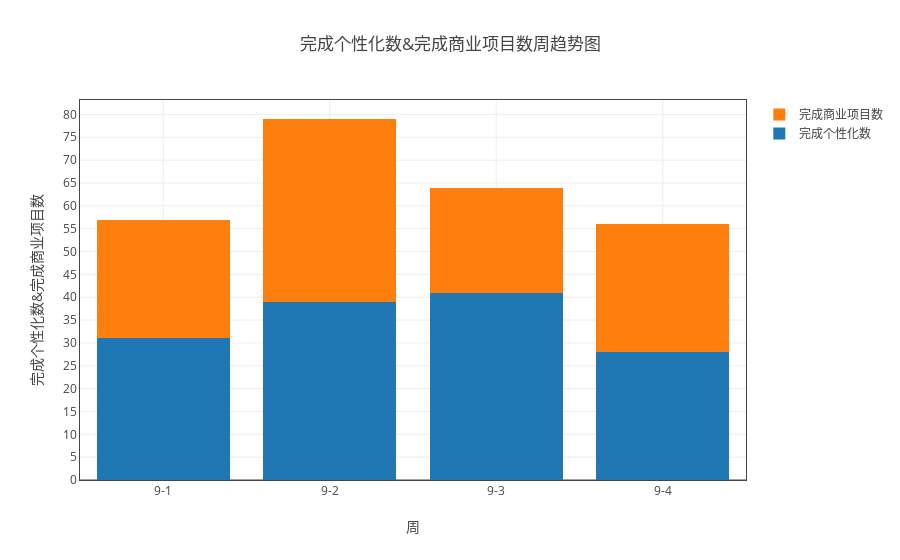
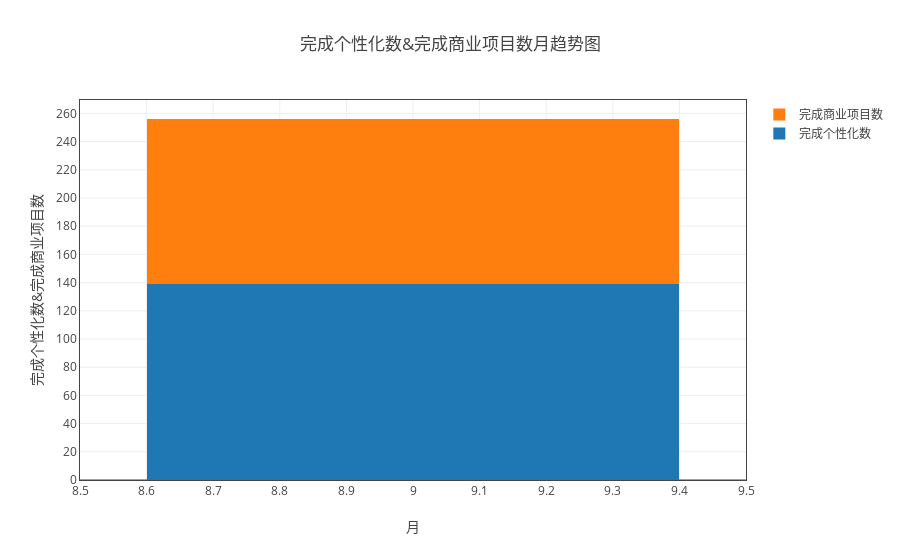

Notebook source saved alongside these figures, in order:
### Markdown cell above
### 分析组完成项目数

### Code cell
ss = myModule.format(all_df1 ,"日期（格式“月-周次”）" ,['完成商业项目数','完成个性化数'])
myModule.myPlot(ss.groupby('sum')).plot('stack_bar')
ss = myModule.format(all_df1 ,"month" ,['完成商业项目数','完成个性化数'])
myModule.myPlot(ss.groupby('sum')).plot('stack_bar',"月")

### Figure 1 — Plotly figure (JSON) as saved in the notebook; plotly's stock layout.template omitted (floating-point values rounded to 4 significant figures)
{"data": [{"name": "完成个性化数", "type": "bar", "uid": "27ccc999-d11a-11e8-8ddb-a41f72875c19", "x": ["9-1", "9-2", "9-3", "9-4"], "y": [31, 39, 41, 28]}, {"name": "完成商业项目数", "type": "bar", "uid": "27ccc99a-d11a-11e8-8ddb-a41f72875c19", "x": ["9-1", "9-2", "9-3", "9-4"], "y": [26, 40, 23, 28]}], "layout": {"barmode": "stack", "title": "完成个性化数&完成商业项目数周趋势图", "xaxis": {"mirror": "all", "nticks": 20, "showgrid": true, "showline": true, "title": "周", "zeroline": true}, "yaxis": {"mirror": "all", "nticks": 20, "showgrid": true, "showline": true, "title": "完成个性化数&完成商业项目数", "zeroline": true}}}

### Figure 2 — Plotly figure (JSON) as saved in the notebook; plotly's stock layout.template omitted (floating-point values rounded to 4 significant figures)
{"data": [{"name": "完成个性化数", "type": "bar", "uid": "27ccc99b-d11a-11e8-8ddb-a41f72875c19", "x": [9], "y": [139]}, {"name": "完成商业项目数", "type": "bar", "uid": "27ccc99c-d11a-11e8-8ddb-a41f72875c19", "x": [9], "y": [117]}], "layout": {"barmode": "stack", "title": "完成个性化数&完成商业项目数月趋势图", "xaxis": {"mirror": "all", "nticks": 20, "showgrid": true, "showline": true, "title": "月", "zeroline": true}, "yaxis": {"mirror": "all", "nticks": 20, "showgrid": true, "showline": true, "title": "完成个性化数&完成商业项目数", "zeroline": true}}}
